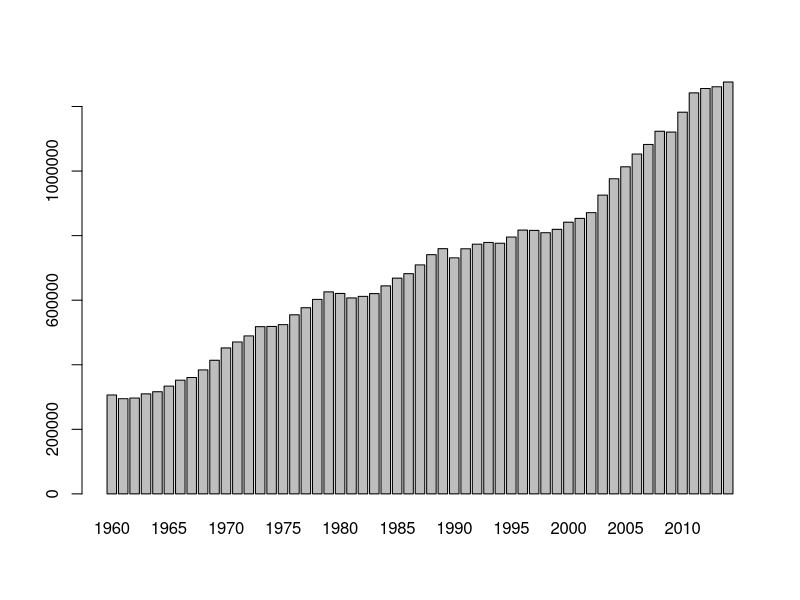
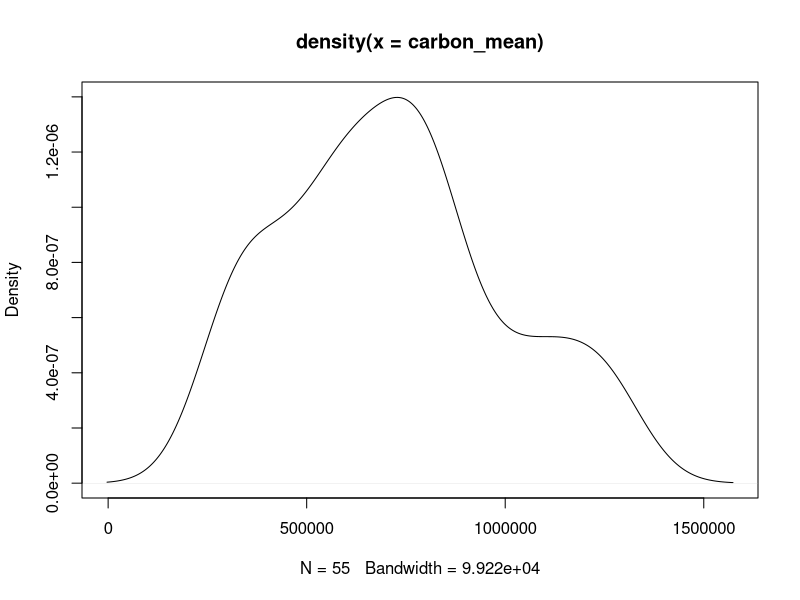
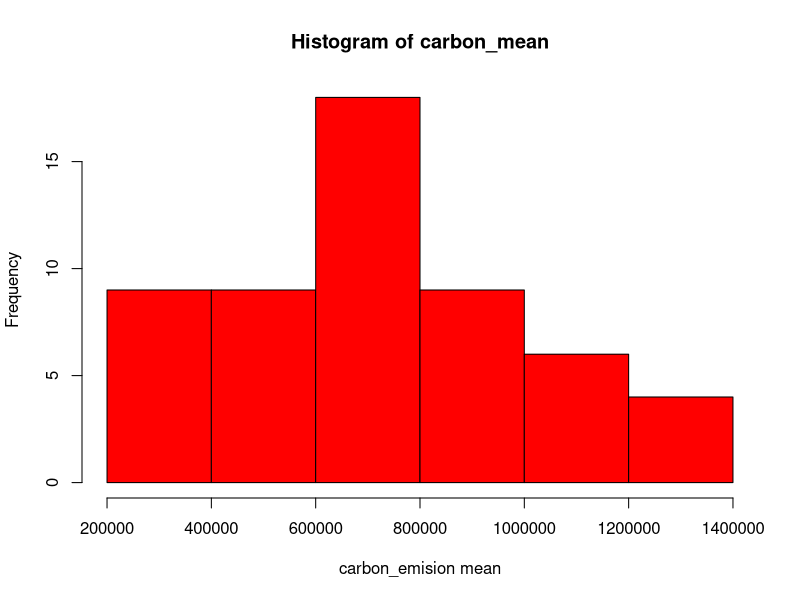
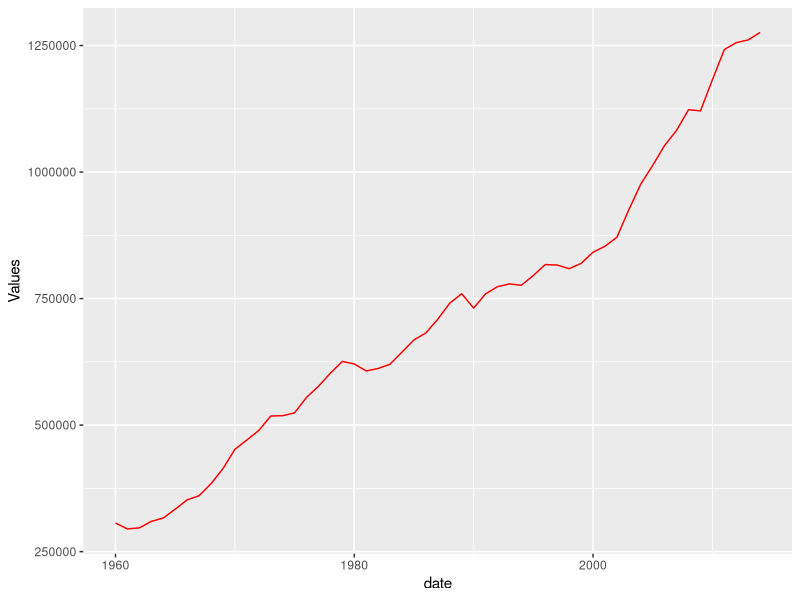
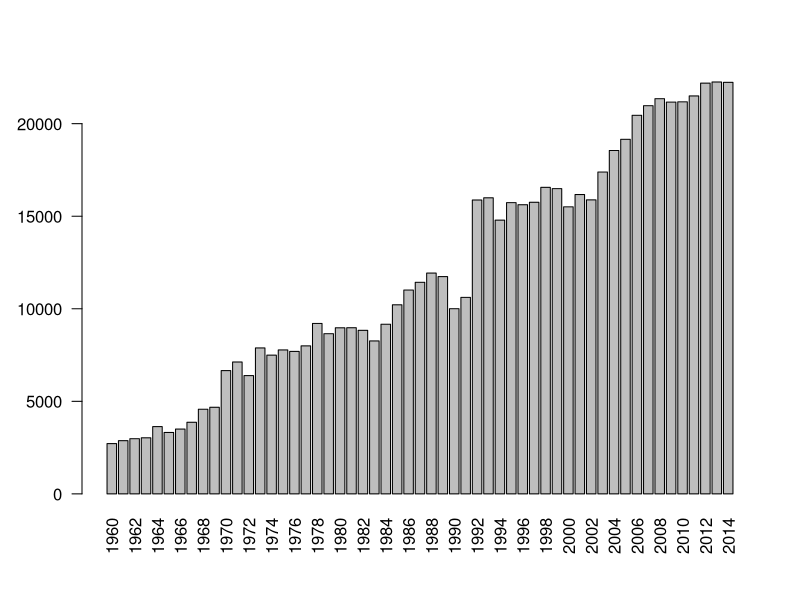
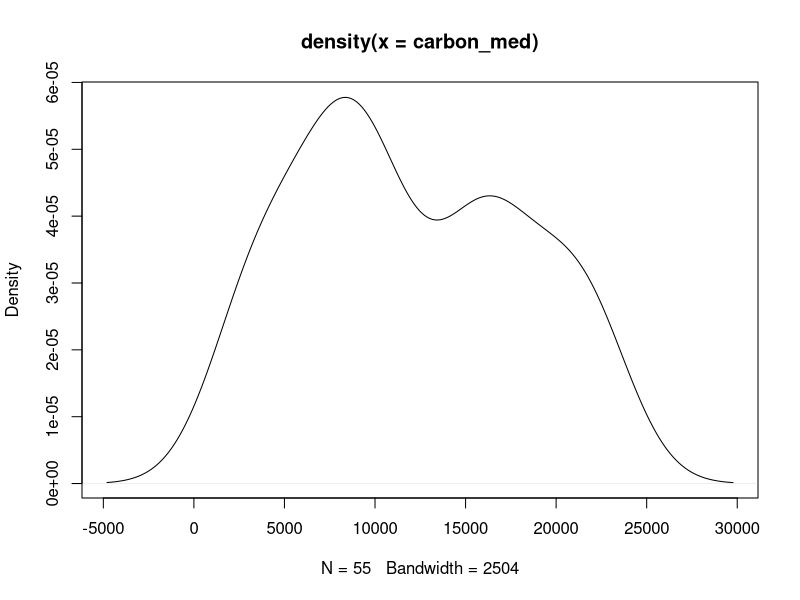
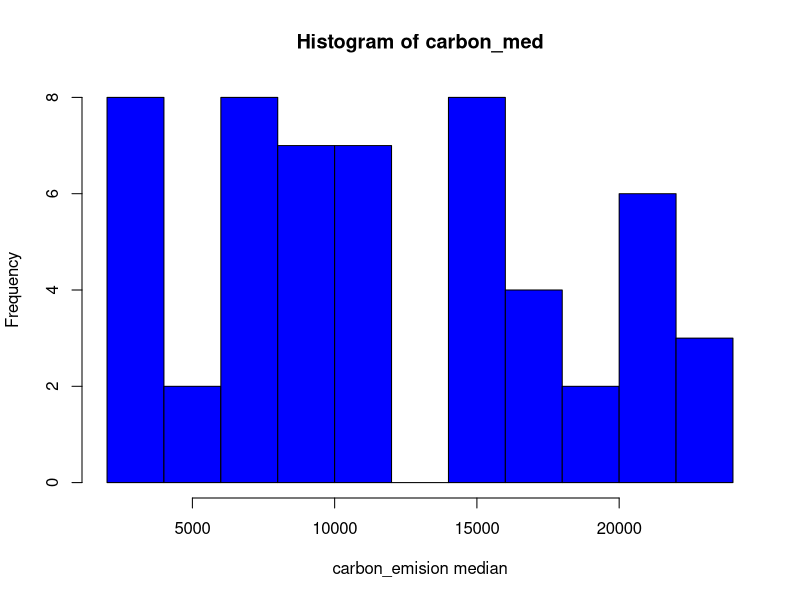
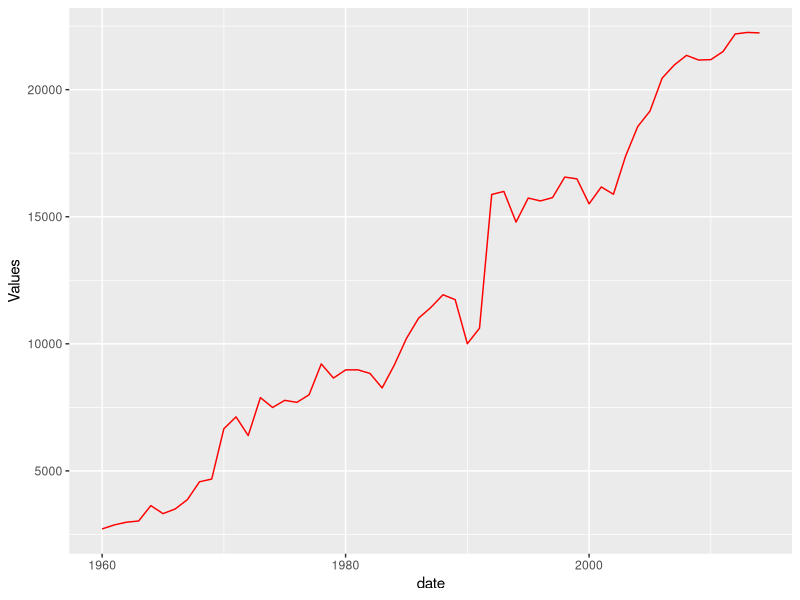

The R source for these figures, in order: (Note: this script raises an error after producing the figures.)
library(ggplot2)
library(gridExtra)
library(plyr)
library(grid)
library(readxl)
library(matrixStats)

carbon_emision = read_excel("carbondioxide.xls")
head(carbon_emision)

carbon_emision[,60:63] <- NULL
head(carbon_emision)

#Finding the mean of all countries carbon emision and storing it 
carbon_mean <- colMeans(carbon_emision[5:59], na.rm=TRUE)
carbon_mean

#plotting the mean in barplot, density plot and histogram
barplot(carbon_mean)
d1 <- density(carbon_mean)
plot(d1)
hist(carbon_mean, xlab = "carbon_emision mean", col = "red")

#plotting a line curve using ggplot for mean to understand the curve 
date <- 1960:2014
ggplot() + geom_line(aes(x=date,y=carbon_mean),color='red') + 
  ylab('Values')+xlab('date')

#Finding the median of all countries carbon emision and storing it
carbon_med <- colMedians( as.matrix(carbon_emision[5:59]), na.rm=TRUE)
carbon_med

#plotting the median in barplot, density plot and histogram
barplot(carbon_med, names = seq(1960, 2014, 1), las = 2)
d2 <- density(carbon_med)
plot(d2)
hist(carbon_med, xlab = "carbon_emision median", col = " blue")

#plotting a line curve using ggplot for median to understand the curve 
date <- 1960:2014
ggplot() + geom_line(aes(x=date,y=carbon_med),color='red') + 
  ylab('Values')+xlab('date')

#plotting carbon emision of different countries using ggplot
x1 <- 1960:2014
y1 <- carbon_emision[39,5:59]
y2 <- carbon_emision[108,5:59]
y3 <- carbon_emision[250,5:59]
t <- data.frame(cbind(x1, t(y1),t(y2),t(y3)))
colnames(t) <- c("year", "China", "India", "US")
country <- melt(t, id= "year")
ggplot(data = country , aes(x = year, y = value, color = variable)) + geom_line()


#comparison of carbon emision for two years(2010,2014) . 
x1 <- carbon_emision$`2010`
x2 <- carbon_emision$`2014`

y1 <- 1:264 #labelled the countries with numbers 
t <- data.frame(cbind(y1, x1, x2))
colnames(t) <- c("Country", "2010", "2014")
dat <- melt(t, id= "Country")
ggplot(data=dat, aes(x=Country,y=value,fill=variable)) +
  geom_bar(position=position_dodge(), stat= 'identity') 

par(mfrow=c(1,2))
hist(x1, main = "2010", xlab = "carbon emision", col = 'red')
hist(x2, main = "2014", xlab = "carbon emision", col = 'green')
